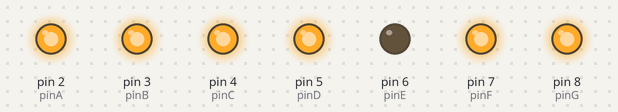
The sketch below on a simulated Arduino Uno, built with avr-gcc and run on an emulated ATmega328P. On the bench: output pins drawn as LEDs (lit = HIGH).

Above: at 0.5 s.
At 2.5 s:
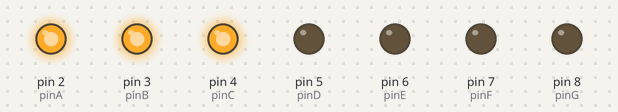
At 3.5 s:
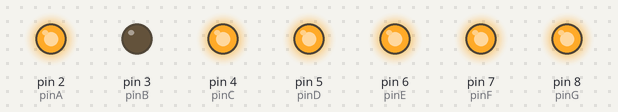
At 5.5 s:
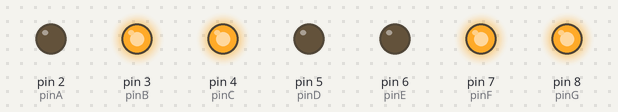
At 8.5 s:
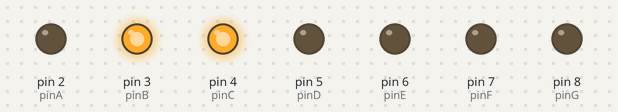
At 11.5 s:
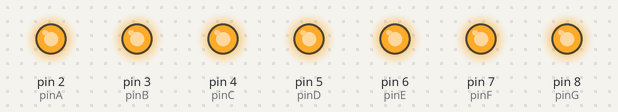
Timing chart, 0 to 13.0 s (numbered marks = the images above):
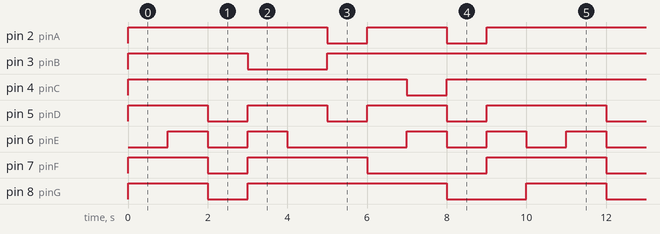

Measured:
- by itself, pin 2 (pinA): repeats every 10.0 s: LOW 1.0 s, HIGH 2.0 s, LOW 1.0 s, HIGH 6.0 s
- by itself, pin 3 (pinB): repeats every 10.0 s: LOW 2.0 s, HIGH 8.0 s
- by itself, pin 4 (pinC): repeats every 10.0 s: LOW 1.0 s, HIGH 9.0 s
- by itself, pin 5 (pinD): repeats every 10.0 s: 2 × (LOW 1.0 s, HIGH 2.0 s), LOW 1.0 s, HIGH 3.0 s
- by itself, pin 6 (pinE): repeats every 10.0 s: LOW 1.0 s, HIGH 1.0 s, LOW 3.0 s, 2 × (HIGH 1.0 s, LOW 1.0 s), HIGH 1.0 s
- by itself, pin 7 (pinF): repeats every 10.0 s: LOW 1.0 s, HIGH 3.0 s, LOW 3.0 s, HIGH 3.0 s
- by itself, pin 8 (pinG): repeats every 10.0 s: LOW 1.0 s, HIGH 5.0 s, LOW 2.0 s, HIGH 2.0 s

The sketch:

_7Segment_display.ino
```cpp
int pinA = 2;
int pinB = 3;
int pinC = 4;
int pinD = 5;
int pinE = 6;
int pinF = 7;
int pinG = 8;

// the setup function runs once when you press reset or power the board
void setup() {
  // initialize digital pin 13 as an output.
  pinMode(pinA, OUTPUT);
  pinMode(pinB, OUTPUT);
  pinMode(pinC, OUTPUT);
  pinMode(pinD, OUTPUT);
  pinMode(pinE, OUTPUT);
  pinMode(pinF, OUTPUT);
  pinMode(pinG, OUTPUT);
}

// the loop function runs over and over again forever
void loop() {
   //9
   digitalWrite(pinA, HIGH);
   digitalWrite(pinB, HIGH);
   digitalWrite(pinC, HIGH);
   digitalWrite(pinD, HIGH);
   digitalWrite(pinE, LOW);
   digitalWrite(pinF, HIGH);
   digitalWrite(pinG, HIGH);
   delay(1000);              // wait for a second
   //8
   digitalWrite(pinA, HIGH);
   digitalWrite(pinB, HIGH);
   digitalWrite(pinC, HIGH);
   digitalWrite(pinD, HIGH);
   digitalWrite(pinE, HIGH);
   digitalWrite(pinF, HIGH);
   digitalWrite(pinG, HIGH);
   delay(1000);
      //7
   digitalWrite(pinA, HIGH);
   digitalWrite(pinB, HIGH);
   digitalWrite(pinC, HIGH);
   digitalWrite(pinD, LOW);
   digitalWrite(pinE, LOW);
   digitalWrite(pinF, LOW);
   digitalWrite(pinG, LOW);
   delay(1000);              // wait for a second
   //6
   digitalWrite(pinA, HIGH);
   digitalWrite(pinB, LOW);
   digitalWrite(pinC, HIGH);
   digitalWrite(pinD, HIGH);
   digitalWrite(pinE, HIGH);
   digitalWrite(pinF, HIGH);
   digitalWrite(pinG, HIGH);
   delay(1000);
   //5
   digitalWrite(pinA, HIGH);
   digitalWrite(pinB, LOW);
   digitalWrite(pinC, HIGH);
   digitalWrite(pinD, HIGH);
   digitalWrite(pinE, LOW);
   digitalWrite(pinF, HIGH);
   digitalWrite(pinG, HIGH);
   delay(1000);
   //4
   digitalWrite(pinA, LOW);
   digitalWrite(pinB, HIGH);
   digitalWrite(pinC, HIGH);
   digitalWrite(pinD, LOW);
   digitalWrite(pinE, LOW);
   digitalWrite(pinF, HIGH);
   digitalWrite(pinG, HIGH);
   delay(1000);
   //3
   digitalWrite(pinA, HIGH);
   digitalWrite(pinB, HIGH);
   digitalWrite(pinC, HIGH);
   digitalWrite(pinD, HIGH);
   digitalWrite(pinE, LOW);
   digitalWrite(pinF, LOW);
   digitalWrite(pinG, HIGH);
   delay(1000);
   //2
   digitalWrite(pinA, HIGH);
   digitalWrite(pinB, HIGH);
   digitalWrite(pinC, LOW);
   digitalWrite(pinD, HIGH);
   digitalWrite(pinE, HIGH);
   digitalWrite(pinF, LOW);
   digitalWrite(pinG, HIGH);
   delay(1000);
   //1
   digitalWrite(pinA, LOW);
   digitalWrite(pinB, HIGH);
   digitalWrite(pinC, HIGH);
   digitalWrite(pinD, LOW);
   digitalWrite(pinE, LOW);
   digitalWrite(pinF, LOW);
   digitalWrite(pinG, LOW);
   delay(1000);
   //0
   digitalWrite(pinA, HIGH);
   digitalWrite(pinB, HIGH);
   digitalWrite(pinC, HIGH);
   digitalWrite(pinD, HIGH);
   digitalWrite(pinE, HIGH);
   digitalWrite(pinF, HIGH);
   digitalWrite(pinG, LOW);
   delay(1000);
}
```
